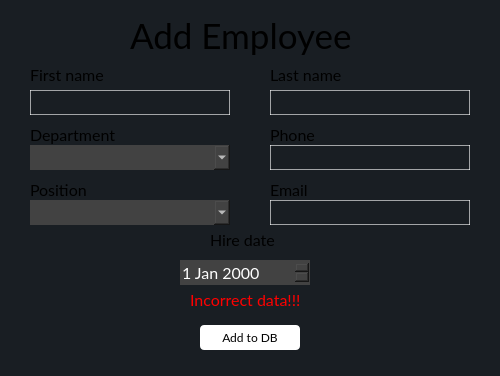
<?xml version="1.0" encoding="UTF-8"?>
<ui version="4.0">
 <class>InsertEmployeeDialog</class>
 <widget class="QWidget" name="InsertEmployeeDialog">
  <property name="geometry">
   <rect>
    <x>0</x>
    <y>0</y>
    <width>500</width>
    <height>376</height>
   </rect>
  </property>
  <property name="windowTitle">
   <string>Form</string>
  </property>
  <property name="styleSheet">
   <string notr="true">background-color:rgb(25, 30, 35);
font-family:Lato, Consolas;</string>
  </property>
  <widget class="QLineEdit" name="phone_lineEdit">
   <property name="geometry">
    <rect>
     <x>270</x>
     <y>145</y>
     <width>200</width>
     <height>25</height>
    </rect>
   </property>
   <property name="styleSheet">
    <string notr="true">border:1px solid rgba(255, 255, 255, 0.6);</string>
   </property>
  </widget>
  <widget class="QLabel" name="header_label">
   <property name="geometry">
    <rect>
     <x>130</x>
     <y>10</y>
     <width>240</width>
     <height>50</height>
    </rect>
   </property>
   <property name="font">
    <font>
     <family>Lato</family>
     <pointsize>26</pointsize>
    </font>
   </property>
   <property name="text">
    <string>Add Employee</string>
   </property>
  </widget>
  <widget class="QLabel" name="department_label">
   <property name="geometry">
    <rect>
     <x>30</x>
     <y>125</y>
     <width>105</width>
     <height>20</height>
    </rect>
   </property>
   <property name="font">
    <font>
     <family>Lato</family>
     <pointsize>12</pointsize>
    </font>
   </property>
   <property name="text">
    <string>Department</string>
   </property>
  </widget>
  <widget class="QLabel" name="hire_date_label">
   <property name="geometry">
    <rect>
     <x>210</x>
     <y>230</y>
     <width>80</width>
     <height>20</height>
    </rect>
   </property>
   <property name="font">
    <font>
     <family>Lato</family>
     <pointsize>12</pointsize>
    </font>
   </property>
   <property name="text">
    <string>Hire date</string>
   </property>
  </widget>
  <widget class="QLabel" name="fname_label">
   <property name="geometry">
    <rect>
     <x>30</x>
     <y>65</y>
     <width>161</width>
     <height>20</height>
    </rect>
   </property>
   <property name="font">
    <font>
     <family>Lato</family>
     <pointsize>12</pointsize>
    </font>
   </property>
   <property name="text">
    <string>First name</string>
   </property>
  </widget>
  <widget class="QPushButton" name="confirm_addition">
   <property name="geometry">
    <rect>
     <x>200</x>
     <y>325</y>
     <width>100</width>
     <height>25</height>
    </rect>
   </property>
   <property name="styleSheet">
    <string notr="true">QPushButton{
color:black;
background-color:white;
border:none;
border-radius:4px;
}
QPushButton:hover{
	background-color:rgb(220, 220, 220);
}</string>
   </property>
   <property name="text">
    <string>Add to DB</string>
   </property>
  </widget>
  <widget class="QLabel" name="phone_label">
   <property name="geometry">
    <rect>
     <x>270</x>
     <y>125</y>
     <width>97</width>
     <height>20</height>
    </rect>
   </property>
   <property name="font">
    <font>
     <family>Lato</family>
     <pointsize>12</pointsize>
    </font>
   </property>
   <property name="text">
    <string>Phone</string>
   </property>
  </widget>
  <widget class="QLabel" name="position_label">
   <property name="geometry">
    <rect>
     <x>30</x>
     <y>180</y>
     <width>101</width>
     <height>20</height>
    </rect>
   </property>
   <property name="font">
    <font>
     <family>Lato</family>
     <pointsize>12</pointsize>
    </font>
   </property>
   <property name="text">
    <string>Position</string>
   </property>
  </widget>
  <widget class="QLineEdit" name="first_name_lineEdit">
   <property name="geometry">
    <rect>
     <x>30</x>
     <y>90</y>
     <width>200</width>
     <height>25</height>
    </rect>
   </property>
   <property name="styleSheet">
    <string notr="true">border:1px solid rgba(255, 255, 255, 0.6);</string>
   </property>
  </widget>
  <widget class="QComboBox" name="department_comboBox">
   <property name="geometry">
    <rect>
     <x>30</x>
     <y>145</y>
     <width>200</width>
     <height>25</height>
    </rect>
   </property>
   <property name="styleSheet">
    <string notr="true">background-color:#424242;
border:none;
font-size:16px;
color:white;</string>
   </property>
  </widget>
  <widget class="QComboBox" name="position_comboBox">
   <property name="geometry">
    <rect>
     <x>30</x>
     <y>200</y>
     <width>200</width>
     <height>25</height>
    </rect>
   </property>
   <property name="styleSheet">
    <string notr="true">background-color:#424242;
border:none;
font-size:16px;
color:white;</string>
   </property>
  </widget>
  <widget class="QDateEdit" name="hire_date_dateEdit">
   <property name="geometry">
    <rect>
     <x>180</x>
     <y>260</y>
     <width>130</width>
     <height>25</height>
    </rect>
   </property>
   <property name="styleSheet">
    <string notr="true">background-color:#424242;
border:none;
font-size:16px;
color:white;</string>
   </property>
  </widget>
  <widget class="QLineEdit" name="email_lineEdit">
   <property name="geometry">
    <rect>
     <x>270</x>
     <y>200</y>
     <width>200</width>
     <height>25</height>
    </rect>
   </property>
   <property name="styleSheet">
    <string notr="true">border:1px solid rgba(255, 255, 255, 0.6);</string>
   </property>
  </widget>
  <widget class="QLabel" name="email_label">
   <property name="geometry">
    <rect>
     <x>270</x>
     <y>180</y>
     <width>97</width>
     <height>20</height>
    </rect>
   </property>
   <property name="font">
    <font>
     <family>Lato</family>
     <pointsize>12</pointsize>
    </font>
   </property>
   <property name="text">
    <string>Email</string>
   </property>
  </widget>
  <widget class="QLabel" name="lname_label">
   <property name="geometry">
    <rect>
     <x>270</x>
     <y>65</y>
     <width>161</width>
     <height>20</height>
    </rect>
   </property>
   <property name="font">
    <font>
     <family>Lato</family>
     <pointsize>12</pointsize>
    </font>
   </property>
   <property name="text">
    <string>Last name</string>
   </property>
  </widget>
  <widget class="QLineEdit" name="last_name_lineEdit">
   <property name="geometry">
    <rect>
     <x>270</x>
     <y>90</y>
     <width>200</width>
     <height>25</height>
    </rect>
   </property>
   <property name="styleSheet">
    <string notr="true">border:1px solid rgba(255, 255, 255, 0.6);</string>
   </property>
  </widget>
  <widget class="QLabel" name="incorrect_data_label">
   <property name="geometry">
    <rect>
     <x>190</x>
     <y>290</y>
     <width>121</width>
     <height>19</height>
    </rect>
   </property>
   <property name="styleSheet">
    <string notr="true">color:red;
font-family:Lato, Consolas;
font-size:16px;
background-color:transparent;
</string>
   </property>
   <property name="text">
    <string>Incorrect data!!!</string>
   </property>
  </widget>
 </widget>
 <resources/>
 <connections/>
</ui>
